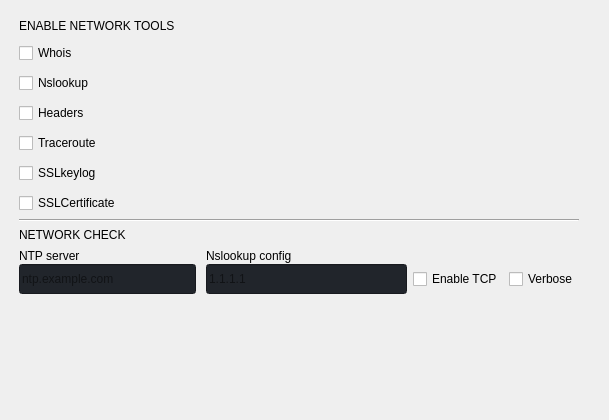
                     <widget class="QWidget" name="network">
                      <widget class="QFrame" name="network_configuration">
                       <property name="geometry">
                        <rect>
                         <x>-1</x>
                         <y>-1</y>
                         <width>600</width>
                         <height>411</height>
                        </rect>
                       </property>
                       <property name="maximumSize">
                        <size>
                         <width>600</width>
                         <height>16777215</height>
                        </size>
                       </property>
                       <layout class="QVBoxLayout" name="network_configuration_layout">
                        <property name="leftMargin">
                         <number>20</number>
                        </property>
                        <property name="topMargin">
                         <number>20</number>
                        </property>
                        <property name="rightMargin">
                         <number>20</number>
                        </property>
                        <property name="bottomMargin">
                         <number>20</number>
                        </property>
                        <item>
                         <layout class="QVBoxLayout" name="enable_network_tools_box">
                          <property name="spacing">
                           <number>10</number>
                          </property>
                          <property name="bottomMargin">
                           <number>0</number>
                          </property>
                          <item>
                           <widget class="QLabel" name="enable_network_tools_box_title">
                            <property name="text">
                             <string>ENABLE NETWORK TOOLS</string>
                            </property>
                            <property name="margin">
                             <number>0</number>
                            </property>
                           </widget>
                          </item>
                          <item>
                           <widget class="QCheckBox" name="whois">
                            <property name="text">
                             <string>Whois</string>
                            </property>
                           </widget>
                          </item>
                          <item>
                           <widget class="QCheckBox" name="nslookup">
                            <property name="text">
                             <string>Nslookup</string>
                            </property>
                           </widget>
                          </item>
                          <item>
                           <widget class="QCheckBox" name="headers">
                            <property name="text">
                             <string>Headers</string>
                            </property>
                           </widget>
                          </item>
                          <item>
                           <widget class="QCheckBox" name="traceroute">
                            <property name="text">
                             <string>Traceroute</string>
                            </property>
                           </widget>
                          </item>
                          <item>
                           <widget class="QCheckBox" name="ssl_keylog">
                            <property name="text">
                             <string>SSLkeylog</string>
                            </property>
                           </widget>
                          </item>
                          <item>
                           <widget class="QCheckBox" name="ssl_certificate">
                            <property name="text">
                             <string>SSLCertificate</string>
                            </property>
                           </widget>
                          </item>
                         </layout>
                        </item>
                        <item>
                         <widget class="Line" name="line">
                          <property name="orientation">
                           <enum>Qt::Horizontal</enum>
                          </property>
                         </widget>
                        </item>
                        <item>
                         <layout class="QVBoxLayout" name="network_setting_box" stretch="0,0">
                          <property name="topMargin">
                           <number>0</number>
                          </property>
                          <item>
                           <widget class="QLabel" name="network_check_box_title">
                            <property name="text">
                             <string>NETWORK CHECK</string>
                            </property>
                            <property name="scaledContents">
                             <bool>false</bool>
                            </property>
                            <property name="margin">
                             <number>0</number>
                            </property>
                           </widget>
                          </item>
                          <item>
                           <widget class="QFrame" name="network_check_box_row">
                            <layout class="QHBoxLayout" name="ntp_and_nslookup" stretch="1,2">
                             <property name="spacing">
                              <number>0</number>
                             </property>
                             <property name="leftMargin">
                              <number>0</number>
                             </property>
                             <property name="topMargin">
                              <number>0</number>
                             </property>
                             <property name="rightMargin">
                              <number>0</number>
                             </property>
                             <property name="bottomMargin">
                              <number>0</number>
                             </property>
                             <item>
                              <widget class="QFrame" name="ntp_configuration_box">
                               <layout class="QHBoxLayout" name="ntp_box">
                                <property name="spacing">
                                 <number>0</number>
                                </property>
                                <property name="leftMargin">
                                 <number>0</number>
                                </property>
                                <property name="topMargin">
                                 <number>0</number>
                                </property>
                                <property name="rightMargin">
                                 <number>10</number>
                                </property>
                                <property name="bottomMargin">
                                 <number>0</number>
                                </property>
                                <item>
                                 <widget class="QFrame" name="ntp_configuration_box_layout">
                                  <property name="maximumSize">
                                   <size>
                                    <width>16777215</width>
                                    <height>16777215</height>
                                   </size>
                                  </property>
                                  <layout class="QVBoxLayout" name="ntp_layout">
                                   <property name="spacing">
                                    <number>0</number>
                                   </property>
                                   <property name="leftMargin">
                                    <number>0</number>
                                   </property>
                                   <property name="topMargin">
                                    <number>0</number>
                                   </property>
                                   <property name="rightMargin">
                                    <number>0</number>
                                   </property>
                                   <property name="bottomMargin">
                                    <number>0</number>
                                   </property>
                                   <item>
                                    <widget class="QLabel" name="ntp_server_label">
                                     <property name="maximumSize">
                                      <size>
                                       <width>16777215</width>
                                       <height>16</height>
                                      </size>
                                     </property>
                                     <property name="text">
                                      <string>NTP server</string>
                                     </property>
                                    </widget>
                                   </item>
                                   <item>
                                    <widget class="QFrame" name="ntp_server_layout">
                                     <property name="minimumSize">
                                      <size>
                                       <width>0</width>
                                       <height>0</height>
                                      </size>
                                     </property>
                                     <layout class="QHBoxLayout" name="horizontalLayout_11" stretch="0">
                                      <property name="spacing">
                                       <number>-1</number>
                                      </property>
                                      <property name="leftMargin">
                                       <number>0</number>
                                      </property>
                                      <property name="topMargin">
                                       <number>0</number>
                                      </property>
                                      <property name="rightMargin">
                                       <number>0</number>
                                      </property>
                                      <property name="bottomMargin">
                                       <number>0</number>
                                      </property>
                                      <item>
                                       <widget class="QLineEdit" name="ntp_server">
                                        <property name="minimumSize">
                                         <size>
                                          <width>0</width>
                                          <height>30</height>
                                         </size>
                                        </property>
                                        <property name="styleSheet">
                                         <string notr="true">background-color: rgb(33, 37, 43);</string>
                                        </property>
                                        <property name="placeholderText">
                                         <string>ntp.example.com</string>
                                        </property>
                                       </widget>
                                      </item>
                                     </layout>
                                    </widget>
                                   </item>
                                  </layout>
                                 </widget>
                                </item>
                               </layout>
                              </widget>
                             </item>
                             <item>
                              <widget class="QFrame" name="nslookup_configuration_box">
                               <layout class="QHBoxLayout" name="nslookup_box">
                                <property name="spacing">
                                 <number>0</number>
                                </property>
                                <property name="leftMargin">
                                 <number>0</number>
                                </property>
                                <property name="topMargin">
                                 <number>0</number>
                                </property>
                                <property name="rightMargin">
                                 <number>0</number>
                                </property>
                                <property name="bottomMargin">
                                 <number>0</number>
                                </property>
                                <item>
                                 <widget class="QFrame" name="nslookup_configuration_box_layout">
                                  <property name="maximumSize">
                                   <size>
                                    <width>16777215</width>
                                    <height>16777215</height>
                                   </size>
                                  </property>
                                  <layout class="QVBoxLayout" name="nslookup_layout">
                                   <property name="spacing">
                                    <number>0</number>
                                   </property>
                                   <property name="leftMargin">
                                    <number>0</number>
                                   </property>
                                   <property name="topMargin">
                                    <number>0</number>
                                   </property>
                                   <property name="rightMargin">
                                    <number>0</number>
                                   </property>
                                   <property name="bottomMargin">
                                    <number>0</number>
                                   </property>
                                   <item>
                                    <widget class="QLabel" name="label_9">
                                     <property name="minimumSize">
                                      <size>
                                       <width>0</width>
                                       <height>16</height>
                                      </size>
                                     </property>
                                     <property name="text">
                                      <string>Nslookup config</string>
                                     </property>
                                    </widget>
                                   </item>
                                   <item>
                                    <widget class="QFrame" name="nslookup_dns_server_box">
                                     <property name="lineWidth">
                                      <number>0</number>
                                     </property>
                                     <layout class="QHBoxLayout" name="horizontalLayout_14">
                                      <property name="spacing">
                                       <number>-1</number>
                                      </property>
                                      <property name="leftMargin">
                                       <number>0</number>
                                      </property>
                                      <property name="topMargin">
                                       <number>0</number>
                                      </property>
                                      <property name="rightMargin">
                                       <number>0</number>
                                      </property>
                                      <property name="bottomMargin">
                                       <number>0</number>
                                      </property>
                                      <item>
                                       <widget class="QLineEdit" name="nslookup_dns_server">
                                        <property name="minimumSize">
                                         <size>
                                          <width>0</width>
                                          <height>30</height>
                                         </size>
                                        </property>
                                        <property name="styleSheet">
                                         <string notr="true">background-color: rgb(33, 37, 43);</string>
                                        </property>
                                        <property name="placeholderText">
                                         <string>1.1.1.1</string>
                                        </property>
                                       </widget>
                                      </item>
                                      <item>
                                       <widget class="QCheckBox" name="nslookup_enable_tcp">
                                        <property name="text">
                                         <string>Enable TCP</string>
                                        </property>
                                       </widget>
                                      </item>
                                      <item>
                                       <widget class="QCheckBox" name="nslookup_enable_verbose_mode">
                                        <property name="text">
                                         <string>Verbose</string>
                                        </property>
                                       </widget>
                                      </item>
                                     </layout>
                                    </widget>
                                   </item>
                                  </layout>
                                 </widget>
                                </item>
                               </layout>
                              </widget>
                             </item>
                            </layout>
                           </widget>
                          </item>
                         </layout>
                        </item>
                        <item>
                         <spacer name="verticalSpacer_3">
                          <property name="orientation">
                           <enum>Qt::Vertical</enum>
                          </property>
                          <property name="sizeHint" stdset="0">
                           <size>
                            <width>20</width>
                            <height>40</height>
                           </size>
                          </property>
                         </spacer>
                        </item>
                       </layout>
                      </widget>
                     </widget>
